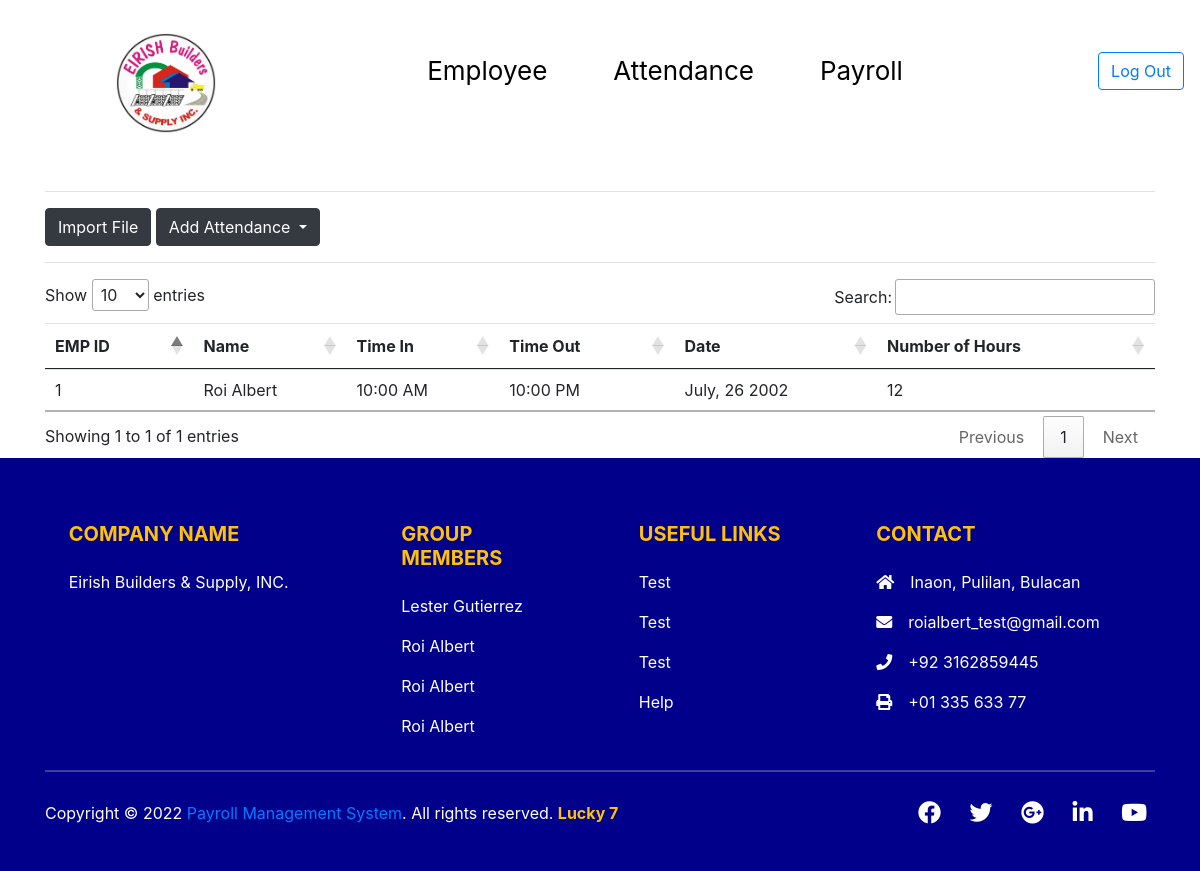
Screenshot of /attendance.php (signed in) with the database file from the repository.
### tables this page shows
CREATE TABLE `attendance` (
  `id` int(11) NOT NULL,
  `emp_id` varchar(50) NOT NULL,
  `name` varchar(50) NOT NULL,
  `time_in` varchar(50) NOT NULL,
  `time_out` varchar(50) NOT NULL,
  `date` varchar(100) NOT NULL,
  `no_hours` double NOT NULL
);

### attendance.php (shortened to what this page needs)
<?php
require_once('index.php');
$con=mysqli_connect('localhost','root','','eirish_db');
$result=mysqli_query($con,"select * from attendance");
?>
<!doctype html>
<html lang="en">
<head>
  <link href="https://cdn.jsdelivr.net/npm/bootstrap@5.1.0/dist/css/bootstrap.min.css" rel="stylesheet">
  <link href="//cdn.datatables.net/1.10.25/css/jquery.dataTables.min.css" rel="stylesheet">
</head>
<body>
 <div class="container" style="margin-top:50px;">
 <div class="border-bottom my-3"></div>
            <div class="dropdown my-3">
            <a href="javascript:void(0);" class="btn btn-dark" onclick="formToggle('importFrm');"><i class="plus"></i> Import File</a>
                  <button type="button" class="btn btn-dark dropdown-toggle" data-bs-toggle="dropdown">
                      Add Attendance </button>
             </div>
             <div class="border-bottom my-3"></div>
          <table class="table table-hover">
                  <thead>
                      <tr>
                        <th>EMP ID</th>
                        <th>Name</th>
                        <th>Time In</th>
                        <th>Time Out</th>
                        <th>Date</th>
                        <th>Number of Hours</th>
                      </tr>
                </thead>
                <tbody>
                          <?php while($row=mysqli_fetch_assoc($result)){?>
                      <tr>
                          <td><?php echo $row['emp_id']?></td>
                          <td><?php echo $row['name']?></td>
                          <td><?php echo $row['time_in']?></td>
                          <td><?php echo $row['time_out']?></td>
                          <td><?php echo $row['date']?></td>
                          <td><?php echo $row['no_hours']?></td>
                      </tr>
                          <?php } ?>
              </table>
</div>
<?php require_once('footer.php'); ?>
</body>
</html>

### css/style.css (style rules this page uses)
* { margin: 0; padding: 0px; }

### rows the page displays
attendance: emp "1", name "Roi Albert", time_in "10:00 AM", time_out "10:00 PM", date "July, 26 2002", no_hours "12"
